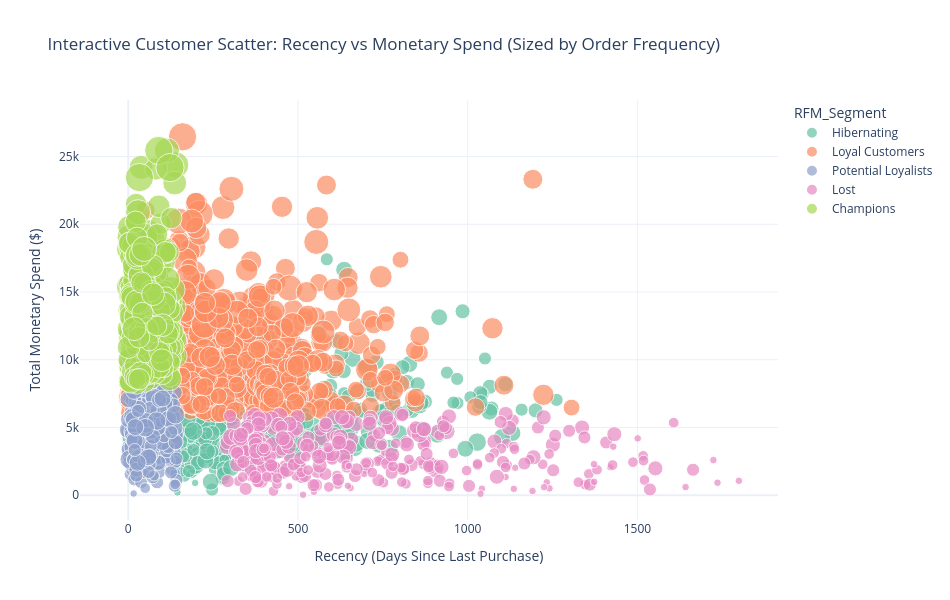

Here is the notebook cell this chart was saved with:
### Code cell
# Sample 2,000 customers for smooth interactive plotting
sample_rfm = rfm_df.sample(n=min(2000, len(rfm_df)), random_state=42)

fig_scatter = px.scatter(
    sample_rfm,
    x='recency',
    y='monetary',
    color='RFM_Segment',
    size='frequency',
    hover_data=['customer_id', 'R_Score', 'F_Score', 'M_Score'],
    title='Interactive Customer Scatter: Recency vs Monetary Spend (Sized by Order Frequency)',
    labels={'recency': 'Recency (Days Since Last Purchase)', 'monetary': 'Total Monetary Spend ($)'},
    color_discrete_sequence=px.colors.qualitative.Set2,
    render_mode='svg'
)

fig_scatter.update_layout(template='plotly_white', width=950, height=600)
fig_scatter.show()

### Figure 1 — Plotly figure (JSON) as saved in the notebook; plotly's stock layout.template omitted (floating-point values rounded to 4 significant figures; data arrays with more than 128 entries replaced by an {"elided": "..."} marker saying what was removed)
{"data": [{"customdata": {"elided": "407x4 mixed values"}, "hovertemplate": "RFM_Segment=Hibernating<br>Recency (Days Since Last Purchase)=%{x}<br>Total Monetary Spend ($)=%{y}<br>frequency=%{marker.size}<br>customer_id=%{customdata[0]}<br>R_Score=%{customdata[1]}<br>F_Score=%{customdata[2]}<br>M_Score=%{customdata[3]}<extra></extra>", "legendgroup": "Hibernating", "marker": {"color": "rgb(102,194,165)", "size": {"elided": "407 int values"}, "sizemode": "area", "sizeref": 0.035, "symbol": "circle"}, "mode": "markers", "name": "Hibernating", "orientation": "v", "showlegend": true, "type": "scatter", "x": {"elided": "407 int values"}, "xaxis": "x", "y": {"elided": "407 float values"}, "yaxis": "y"}, {"customdata": {"elided": "680x4 mixed values"}, "hovertemplate": "RFM_Segment=Loyal Customers<br>Recency (Days Since Last Purchase)=%{x}<br>Total Monetary Spend ($)=%{y}<br>frequency=%{marker.size}<br>customer_id=%{customdata[0]}<br>R_Score=%{customdata[1]}<br>F_Score=%{customdata[2]}<br>M_Score=%{customdata[3]}<extra></extra>", "legendgroup": "Loyal Customers", "marker": {"color": "rgb(252,141,98)", "size": {"elided": "680 int values"}, "sizemode": "area", "sizeref": 0.035, "symbol": "circle"}, "mode": "markers", "name": "Loyal Customers", "orientation": "v", "showlegend": true, "type": "scatter", "x": {"elided": "680 int values"}, "xaxis": "x", "y": {"elided": "680 float values"}, "yaxis": "y"}, {"customdata": {"elided": "260x4 mixed values"}, "hovertemplate": "RFM_Segment=Potential Loyalists<br>Recency (Days Since Last Purchase)=%{x}<br>Total Monetary Spend ($)=%{y}<br>frequency=%{marker.size}<br>customer_id=%{customdata[0]}<br>R_Score=%{customdata[1]}<br>F_Score=%{customdata[2]}<br>M_Score=%{customdata[3]}<extra></extra>", "legendgroup": "Potential Loyalists", "marker": {"color": "rgb(141,160,203)", "size": {"elided": "260 int values"}, "sizemode": "area", "sizeref": 0.035, "symbol": "circle"}, "mode": "markers", "name": "Potential Loyalists", "orientation": "v", "showlegend": true, "type": "scatter", "x": {"elided": "260 int values"}, "xaxis": "x", "y": {"elided": "260 float values"}, "yaxis": "y"}, {"customdata": {"elided": "325x4 mixed values"}, "hovertemplate": "RFM_Segment=Lost<br>Recency (Days Since Last Purchase)=%{x}<br>Total Monetary Spend ($)=%{y}<br>frequency=%{marker.size}<br>customer_id=%{customdata[0]}<br>R_Score=%{customdata[1]}<br>F_Score=%{customdata[2]}<br>M_Score=%{customdata[3]}<extra></extra>", "legendgroup": "Lost", "marker": {"color": "rgb(231,138,195)", "size": {"elided": "325 int values"}, "sizemode": "area", "sizeref": 0.035, "symbol": "circle"}, "mode": "markers", "name": "Lost", "orientation": "v", "showlegend": true, "type": "scatter", "x": {"elided": "325 int values"}, "xaxis": "x", "y": {"elided": "325 float values"}, "yaxis": "y"}, {"customdata": {"elided": "328x4 mixed values"}, "hovertemplate": "RFM_Segment=Champions<br>Recency (Days Since Last Purchase)=%{x}<br>Total Monetary Spend ($)=%{y}<br>frequency=%{marker.size}<br>customer_id=%{customdata[0]}<br>R_Score=%{customdata[1]}<br>F_Score=%{customdata[2]}<br>M_Score=%{customdata[3]}<extra></extra>", "legendgroup": "Champions", "marker": {"color": "rgb(166,216,84)", "size": {"elided": "328 int values"}, "sizemode": "area", "sizeref": 0.035, "symbol": "circle"}, "mode": "markers", "name": "Champions", "orientation": "v", "showlegend": true, "type": "scatter", "x": {"elided": "328 int values"}, "xaxis": "x", "y": {"elided": "328 float values"}, "yaxis": "y"}], "layout": {"height": 600, "legend": {"itemsizing": "constant", "title": {"text": "RFM_Segment"}, "tracegroupgap": 0}, "title": {"text": "Interactive Customer Scatter: Recency vs Monetary Spend (Sized by Order Frequency)"}, "width": 950, "xaxis": {"anchor": "y", "domain": [0, 1], "title": {"text": "Recency (Days Since Last Purchase)"}}, "yaxis": {"anchor": "x", "domain": [0, 1], "title": {"text": "Total Monetary Spend ($)"}}}}
